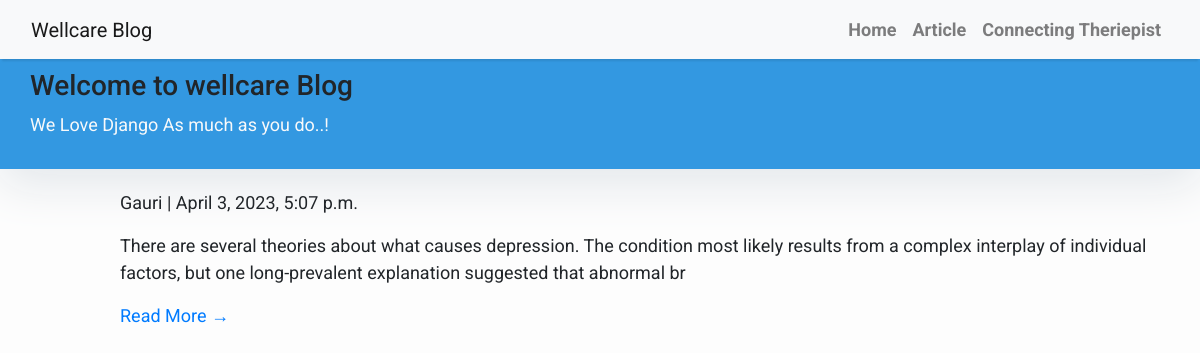
Screenshot of /blog/ with the database file from the repository.
### blog/models.py (models this page shows, shortened)
class Post(models.Model):
    title = models.CharField(max_length=200, unique=True)
    slug = models.SlugField(max_length=200, unique=True)
    author = models.ForeignKey(User, on_delete= models.CASCADE,related_name='blog_posts')
    updated_on = models.DateTimeField(auto_now= True)
    content = models.TextField()
    created_on = models.DateTimeField(auto_now_add=True)
    status = models.IntegerField(choices=STATUS, default=0)
    class Meta:
        ordering = ['-created_on']

### blog/views.py (the view)
# urls.py: path('', views.PostList.as_view(), name='blog_home'),
class PostList(generic.ListView):
    queryset = Post.objects.filter(status=1).order_by('-created_on')
    template_name = 'blog_index.html'

### templates/blog_index.html (shortened to what this page needs)
{% extends "blog_base.html" %}
{% block content %}
<header class="masthead">
    <div class="container">
        <div class="row">
            <div class=" col-md-8-col-md-10-mx-auto">
                <div class="site-heading">
                    <h3 class="site-heading-my-4-mt-3-text-white"> Welcome to wellcare Blog </h3>
                    <p class="text-light">We Love Django As much as you do..! &nbsp
                    </p>
                </div>
            </div>
        </div>
    </div>
</header>
<div class="container">
    <div class="row">
        <div class="col-md-8-mt-3 auto">
            {% for post in post_list %}
            <div class="card-mb-4">
                <div class="card-body">
                    <p class="card-text-text-muted-h6">{{post.author}} | {{post.created_on}} </p>
                    <p class="card-text">{{post.content|slice:":200"}}</p>
                    <a href="{% url 'blog_post_detail' post.slug  %}" class="btn-btn-primary">Read More &rarr;</a>
                </div>
            </div>
            {% endfor %}
        </div>
    </div>
</div>
{%endblock%}

### templates/blog_base.html (style rules this page uses)
body { font-family: "Roboto", sans-serif; font-size: 17px; background-color: #fdfdfd; }
.masthead { background: #3398E1; height: auto; padding-bottom: 15px; box-shadow: 0 16px 48px #E3E7EB; padding-top: 10px; }

### templates/blog_index.html (style rules this page uses)
body { font-family: "Roboto", sans-serif; font-size: 18px; background-color: #fdfdfd; }
.card-mb-4 { position: absolute; left:100px; }

### rows the page displays
Post: author "Gauri", created_on "April 3, 2023, 5:07 p.m.", content "There are several theories about what causes depression. The condition most likely results from a complex interplay of individual factors, but one long-prevalent explanation suggested that abnormal br"
